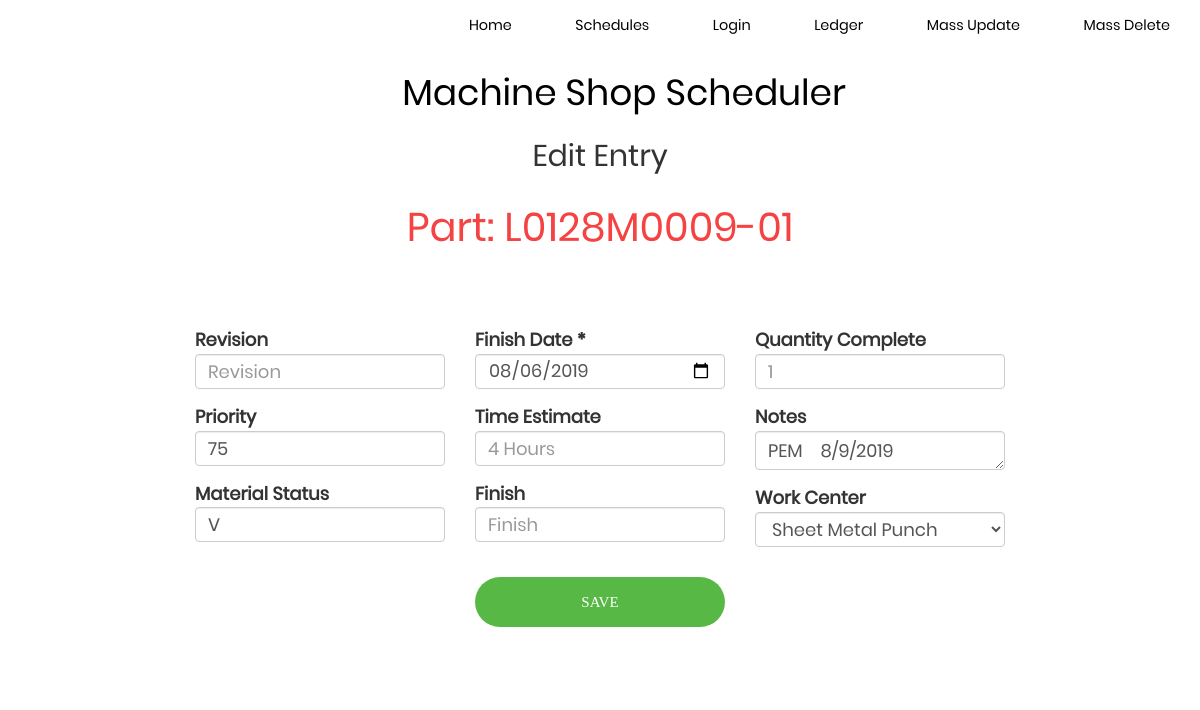
/item/367, run on an earlier commit of the app's database.
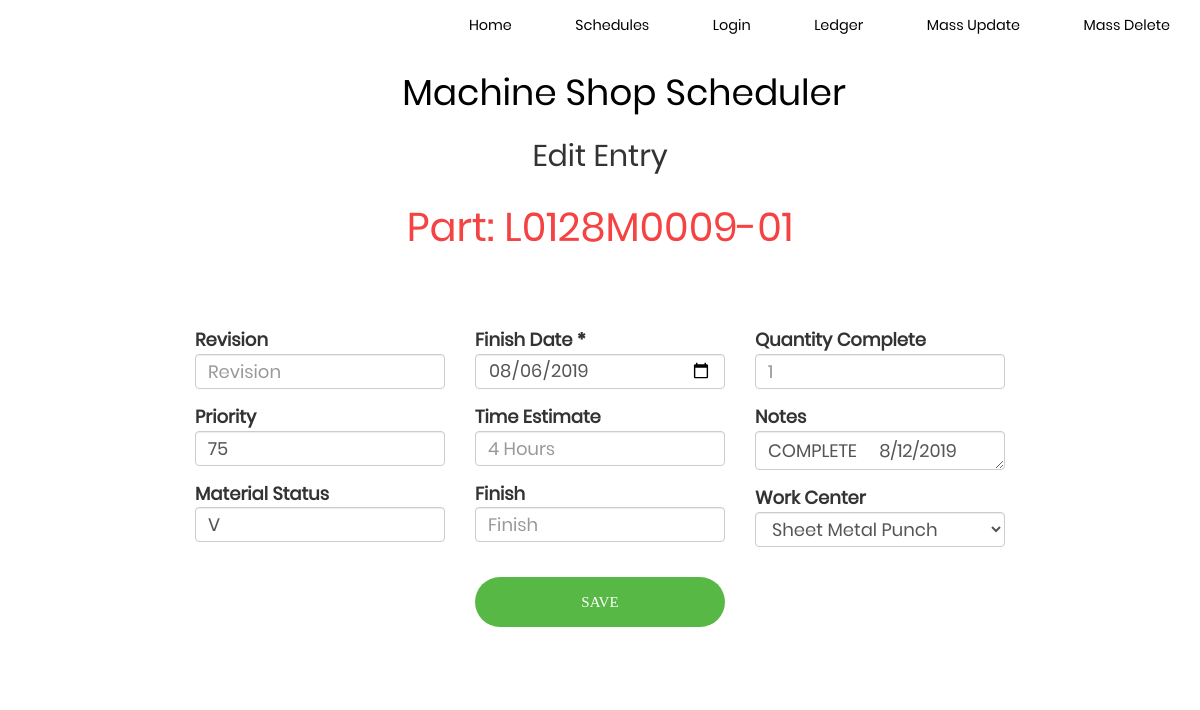
And on a later commit of the database.
### db_creator.py (models this page shows, shortened)
class Schedule(base):
    __tablename__ = "schedule"
    id = Column(Integer, primary_key=True)
    due_date = Column(String)
    part_number = Column(String)
    part_description = Column(String)
    job_number = Column(Integer)
    work_number = Column(String)
    part_quantity = Column(Integer)
    part_location = Column(String)
    entry_time = Column(String)
    entry_date = Column(Date)
    employee_id = Column(String)
    comments = Column(String)
    revision = Column(String)
    material_status = Column(String)
    machine_center = Column(String)
    original_estimated_time = Column(String)
    revised_estimated_time = Column(String)
    actual_time = Column(String)
    quantity_complete = Column(String)
    mtl = Column(String)
    archived = Column(Boolean)
    priority = Column(Integer)
    finish = Column(String)

### main.py (the view)
@app.route('/item/<int:id>', methods=['GET', 'POST'])
def edit(id):
    if 'schedules' in request.headers.get('Referer'):
        referer = request.headers.get('Referer')
        referers.clear()
        referers.append(referer)
    qry = db_session.query(Schedule).filter(Schedule.id == id)
    entry = qry.first()
    form = SchedulerDataEntryForm(formdata=request.form, obj=entry)
    form.work_center.data = entry.machine_center
    flash('Part: ' + entry.part_number)
    if request.method == 'POST':
        edit_entry(form, entry)
        return redirect(referers[0])
    return render_template('edit.html', form=form)

### forms.py
class SchedulerDataEntryForm(Form):
    due_date = StringField('Finish Date *')
    employee_id = StringField('Employee')
    part_number = StringField('Barcode *')
    comments = TextAreaField('Notes', render_kw={"rows": 1, "cols": 20})
    revision = StringField('Revision')
    original_estimated_time = StringField('Time Estimate')
    quantity_complete = StringField('Quantity Complete')
    priority = StringField('Priority')
    material_status = StringField('Material Status')
    finish = StringField('Finish')
    work_center = SelectField(choices=[('NONE', 'NONE'), ('CNCP', 'CNC Programming'), ('LASR', 'Laser Etching'), ('MNUL', 'Manual Machining'), ('MS', 'Machine Shop Gen.'),
                                       ('MSO', 'Machine Shop Office'), ('NLLG', 'CNC Lathe - Large'), ('NLMD', 'CNC Lathe - Small/Med.'), ('NMLG', 'CNC Mill - Large'),
                                       ('NMSM', 'CNC Mill - Small/Med.'), ('PNT', 'Powder Coating'), ('SAWS', 'All Saws'), ('SMBK', 'Sheet Metal Brake'),
                                       ('SMPC', 'Sheet Metal Punch'), ('WELD', 'Welding')])

### Templates/edit.html (shortened to what this page needs)
<!DOCTYPE html>
<html>
<head>
  <link rel="stylesheet" href="../static/css/bootstrap.min.css">
  <link rel="stylesheet" type="text/css" href="../static/css/styles.css">
  <link rel="stylesheet" type="text/css" href="../static/css/main.css">
</head>
<header>
  <nav>
    <ul>
      <li><a href="{{url_for('index')}}">Home</a></li>
      <li><a href="{{url_for('schedules')}}">Schedules</a></li>
      <li><a href="{{url_for('login')}}">Login</a></li>
      <li><a href="static/ledger.pdf">Ledger</a></li>
      <li><a href="{{url_for('update')}}">Mass Update</a></li>
      <li><a href="{{url_for('mass_delete')}}">Mass Delete</a></li>
    </ul>
  </nav>
</header>
<body>
  <h1>Machine Shop Scheduler</h1><br /><br /><br />
  <h2>Edit Entry</h2>
  {% with messages = get_flashed_messages() %}
  {% if messages %}
  {% for message in messages %}
  <div class="alert" role="alert">
    {{message}}
  </div>
  {% endfor %}
  {% endif %}
  {% endwith %}
  <div class="container-entry edit">
    {%from "_formhelpers.html" import render_field %}
    <form method=post>
      <div class="wrap-entry">
        <div class="row">
          <div class="col-xs-4">
            <dl>
              {{ render_field(form.revision, class="form-control", maxlength="10", placeholder="Revision") }}
              {{ render_field(form.priority, oninput="javascript: if (this.value.length > 2) this.value = this.value.slice(0, 2);", type='number', class="form-control", maxlength="2", placeholder="00") }}
              {{ render_field(form.material_status, class='form-control', placeholder='Status') }}
            </dl>
          </div>
          <div class="col-xs-4">
            <dl>
              {{ render_field(form.due_date, type="date", class="form-control", maxlength="25", placeholder="2019-05-02") }}
              {{ render_field(form.original_estimated_time, type='number', class="form-control", maxlength="20", placeholder="4 Hours") }}
              {{ render_field(form.finish, class='form-control', maxlength='20', placeholder='Finish') }}
              <div class="container-login100-form-btn">
                <button class="login100-form-btn">
                  Save
                </button>
              </div>
            </dl>
          </div>
          <div class="col-xs-4">
            <dl>
              {{ render_field(form.quantity_complete, type="number", class="form-control", maxlength="20", placeholder="1") }}
              {{ render_field(form.comments, class="form-control", maxlength="150", placeholder="Max length - 150 characters") }}
              {{ render_field(form.work_center, class="form-control") }}
            </dl>
          </div>
        </div>
      </div>
    </form>
</body>
</html>

### Templates/_formhelpers.html (shortened to what this page needs)
{% macro render_field(field) %}
    <dt>{{ field.label }}
    <dd>{{ field(**kwargs)|safe }}
    </dd>
{% endmacro %}

### Static/css/styles.css (style rules this page uses)
html, body { background-color: white; font-family: Poppins-Regular, sans-serif; }
header { width: 100%; height: 60px; background-color: white; }
h1 { position: absolute; padding: 3px; float:left; margin-left: 2%; margin-top: 10px; color: black; }
ul { width: auto; float: right; margin-top: 8px; }
li { display: inline-block; padding: 15px 30px; }
nav a, nav a:active, nav a:visited,nav a:focus { text-align: center; color: black; font-size: 1.2vw; text-decoration: none; }
.form-control { margin-top: -4px; margin-bottom: 15px; height: 35px; width: 250px; font-size: large; }
dt { font-size: large; }
.alert { font-size: 40px; text-align: center; color: #f54242; }

### Static/css/main.css (style rules this page uses)
* { margin: 0px; padding: 0px; box-sizing: border-box; }
body, html { height: 100%; font-family: Poppins-Regular, sans-serif; }
h1,h2,h3,h4,h5,h6 { text-align: center; width: 100%; }
ul, li { margin: 0px; list-style-type: none; }
input { outline: none; border: none; }
textarea { outline: none; border: none; }
button { outline: none !important; border: none; background: transparent; }
.container-entry { width: 100%; float: top; display: -webkit-box; display: -webkit-flex; display: -moz-box; display: -ms-flexbox; justify-content: center; align-items: center; padding: 150px; background: white; }
.edit { padding: 15px; }
.wrap-entry { width: 900px; background: #fff; border-radius: 10px; overflow: hidden; display: -webkit-box; display: -webkit-flex; display: -moz-box; display: -ms-flexbox; display: flex; flex-wrap: wrap; justify-content: center; padding: 20px 0px; }
.container-login100-form-btn { width: 100%; display: -webkit-box; display: -webkit-flex; display: -moz-box; display: -ms-flexbox; display: flex; flex-wrap: wrap; justify-content: center; padding-top: 20px; }
.login100-form-btn { font-family: Montserrat-Bold; font-size: 15px; line-height: 1.5; color: #fff; text-transform: uppercase; width: 100%; height: 50px; border-radius: 25px; background: #57b846; display: -webkit-box; display: -webkit-flex; display: -moz-box; display: -ms-flexbox; display: flex; justify-content: center; align-items: center; padding: 0 25px; -webkit-transition: all 0.4s; -o-transition: all 0.4s; -moz-transition: all 0.4s; transition: all 0.4s; }

What changed in the data, as far as the page shows it:
changed Schedule: comments "PEM 8/9/2019" → "COMPLETE 8/12/2019"
